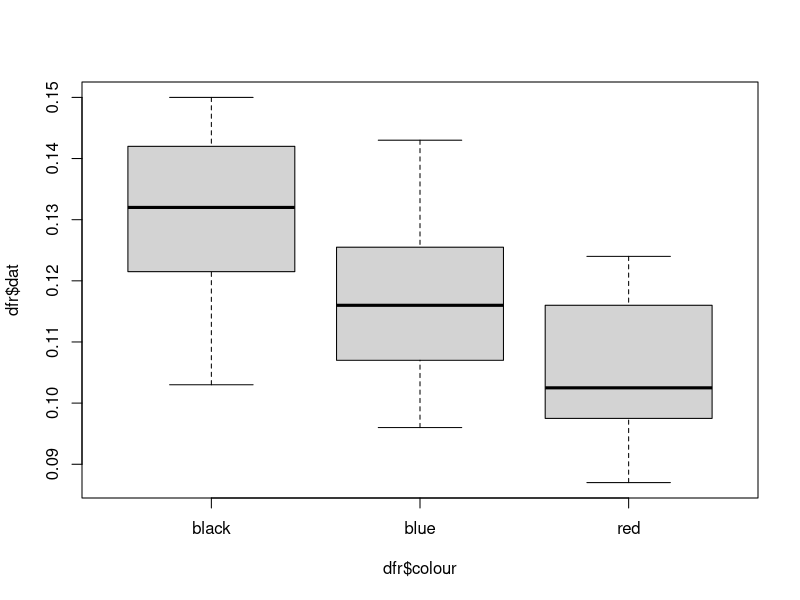

This chart was generated by the following R code:
## ---- chunk 1
recalled <- scan("datasets/sleepdep.txt")
## ---- chunk 2
treatment <- as.factor(rep(1:3, 10))
## ---- chunk 3
sleepdata <- data.frame(recalled, treatment)
## ---- chunk 4
aov1 = oneway.test(recalled~treatment, data=sleepdata, var.equal=TRUE)
## ---- chunk 5
aov1
## ---- chunk 6
dat <- scan("datasets/rts.txt") #read in the data
colour <- as.factor(rep(c("blue","black","red"),12)) #create a factor for colours with 3 lev.
subj <- as.factor(rep(1:12,each=3)) #create factor for subjects
dfr <- data.frame(dat,colour,subj) #put everything in a dataframe
## ---- chunk 7
boxplot(dfr$dat ~ dfr$colour)
## ---- chunk 8
summary(aov(dat ~ colour + Error(subj/colour), data=dfr))
## ---- chunk 9
socialint <- scan("datasets/rats.txt")
## ---- chunk 10
subj <- as.factor(rep(1:15, each = 4))
## ---- chunk 11
alcohol <- rep( c("Al","No-Al"), 30)
## ---- chunk 12
drug <- rep( c("Drug","No-Drug"), 15, each = 2)
## ---- chunk 13
rats <- data.frame (subj, socialint, alcohol, drug)
## ---- chunk 14
aovRats = summary(aov(socialint ~ alcohol * drug + Error(subj/(alcohol * drug)),
                      data = rats))
## ---- chunk 15
aovRats
## ---- chunk 16
socialint <- scan("datasets/two_within_one_between.txt")
subj <- rep(1:16,each=4)  ##read in the data
subj <- as.factor(subj)
alcohol <- rep(c("Al","No-Al"),32)
alcohol <- as.factor(alcohol)
drug <- rep(c("Drug","No-Drug"),16,each=2)
drug <- as.factor(drug)
group <- rep(c("Yuppy","Kalamani"),each=32)
group <- as.factor(group)
dats <- data.frame(subj,socialint,alcohol,drug,group)
## ---- chunk 17
summary(aov(socialint~alcohol*drug*group + Error(subj/(alcohol*drug)),
            data=dats))
